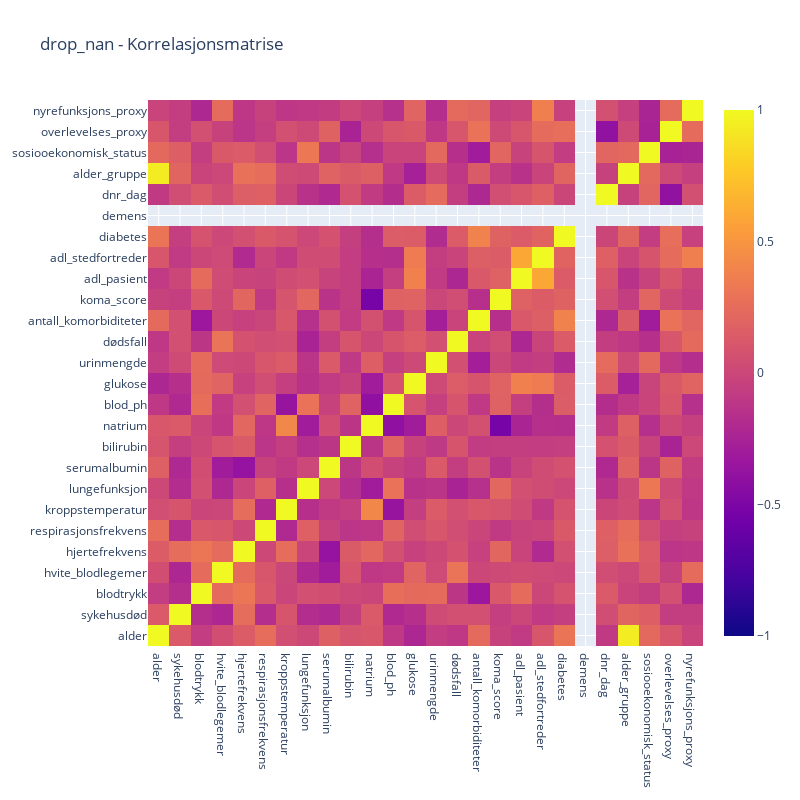
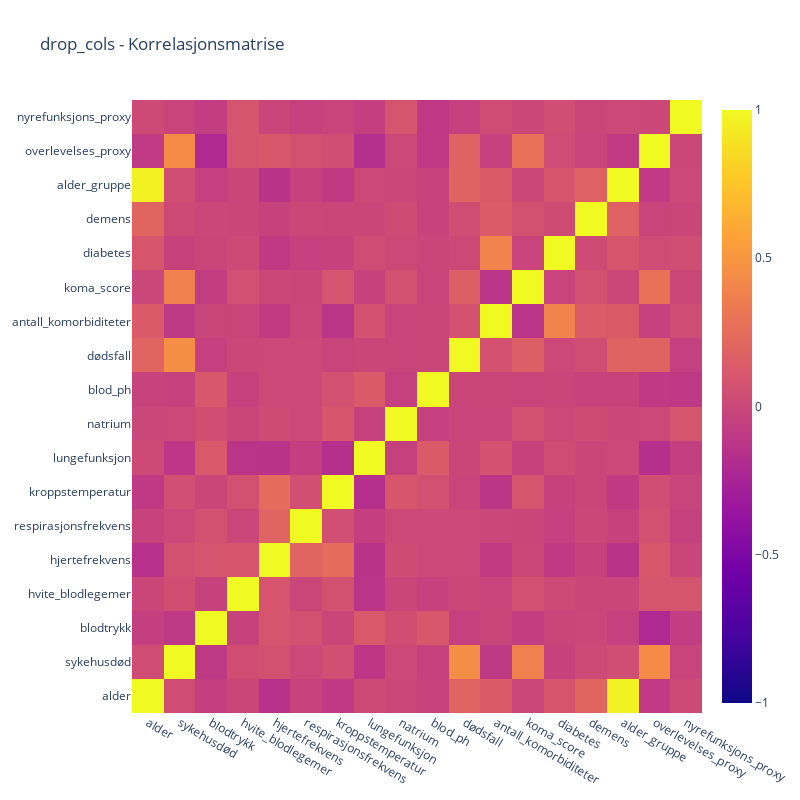
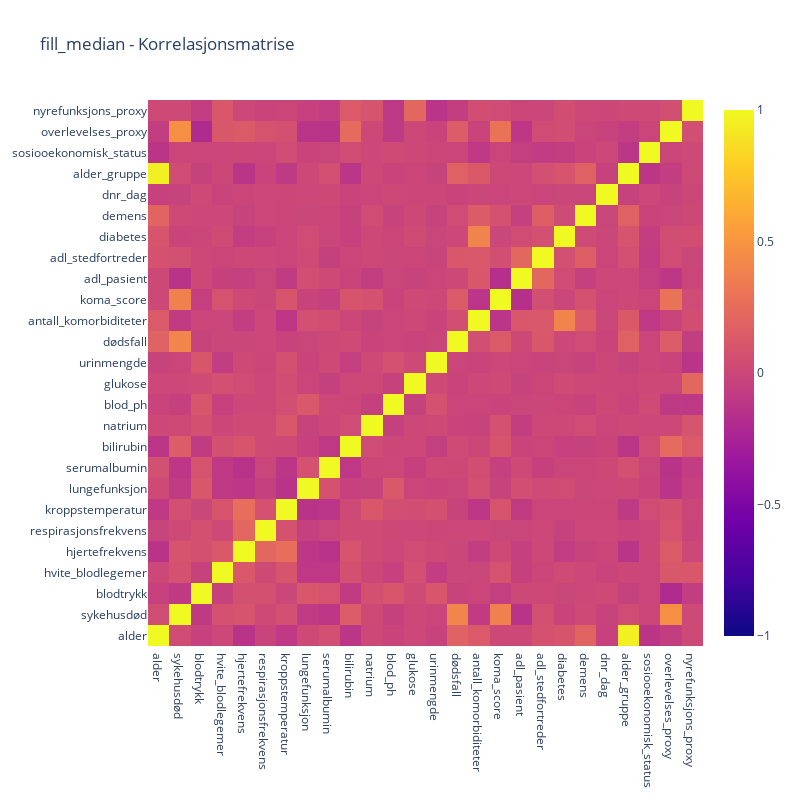
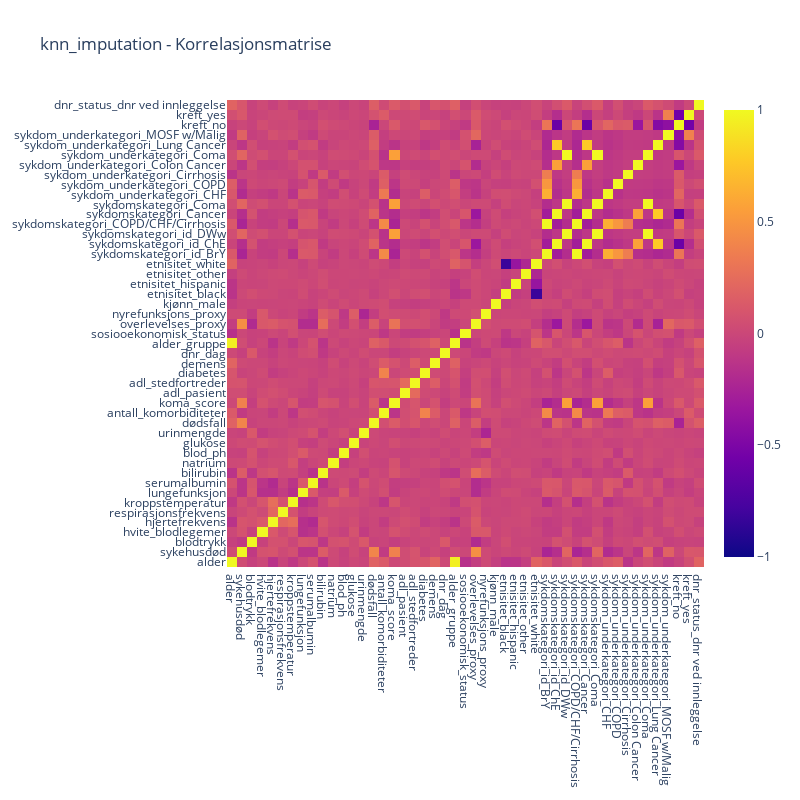

Notebook source saved alongside these figures, in order:
### Markdown cell above
# Evaluere og teste alle modellene

### Code cell
# Hovedsløyfe over strategier
for strategy in strategies:
    # Preprosesserer data
    X_strategy, y_strategy = preprocess_data(strategy, X, y)
    
    # Splitter data inn i trenings-, validerings- og testsett
    X_train, X_val, X_test, y_train, y_val, y_test = split_data(X_strategy, y_strategy)
    
    # Plotter korrelasjonsmatrise
    plot_corr_matrix(X_strategy, strategy)

    # Lager preprocessing pipeline
    preprocessor = create_preprocessor(X_strategy)

    # Trener modeller og evaluerer dem
    best_model_name, best_model_pipeline, best_rmse = train_and_evaluate_models(X_train, y_train, X_val, y_val, models, preprocessor)

    # Evaluerer prediksjoner innenfor 10 enheter fra de faktiske verdiene
    y_val_pred = best_model_pipeline.predict(X_val)
    diff = np.abs(y_val - y_val_pred)
    within_10_diff_percent = np.sum(diff <= 10) / len(y_val) * 100

    # Preprosessering og prediksjon på hele datasettet
    X_strategy, y_strategy = preprocess_data('fill_median', X, y)
    if strategy == 'knn_imputation':
        X_strategy, y_strategy = preprocess_data('knn_imputation', X, y)

    y_full_pred = best_model_pipeline.predict(X_strategy)
    rmse_full = mean_squared_error(y, y_full_pred, squared=False)
    diff_full = np.abs(y - y_full_pred)
    within_10_diff_percent_full = np.sum(diff_full <= 10) / len(y) * 100
    
    # Logger og viser resultater
    log_results(strategy, best_model_name, best_rmse, within_10_diff_percent, rmse_full, within_10_diff_percent_full, results, best_model_pipeline)

### Figure 1 — Plotly figure (JSON) as saved in the notebook; plotly's stock layout.template omitted (floating-point values rounded to 4 significant figures; data arrays with more than 128 entries replaced by an {"elided": "..."} marker saying what was removed)
{"data": [{"type": "heatmap", "x": ["alder", "sykehusdød", "blodtrykk", "hvite_blodlegemer", "hjertefrekvens", "respirasjonsfrekvens", "kroppstemperatur", "lungefunksjon", "serumalbumin", "bilirubin", "natrium", "blod_ph", "glukose", "urinmengde", "dødsfall", "antall_komorbiditeter", "koma_score", "adl_pasient", "adl_stedfortreder", "diabetes", "demens", "dnr_dag", "alder_gruppe", "sosiooekonomisk_status", "overlevelses_proxy", "nyrefunksjons_proxy"], "y": ["alder", "sykehusdød", "blodtrykk", "hvite_blodlegemer", "hjertefrekvens", "respirasjonsfrekvens", "kroppstemperatur", "lungefunksjon", "serumalbumin", "bilirubin", "natrium", "blod_ph", "glukose", "urinmengde", "dødsfall", "antall_komorbiditeter", "koma_score", "adl_pasient", "adl_stedfortreder", "diabetes", "demens", "dnr_dag", "alder_gruppe", "sosiooekonomisk_status", "overlevelses_proxy", "nyrefunksjons_proxy"], "z": {"elided": "26x26 float values"}, "zmax": 1, "zmin": -1}], "layout": {"autosize": false, "height": 800, "title": {"text": "drop_nan - Korrelasjonsmatrise"}, "width": 800, "xaxis": {"nticks": 26}, "yaxis": {"nticks": 26}}}

### Figure 2 — Plotly figure (JSON) as saved in the notebook; plotly's stock layout.template omitted (floating-point values rounded to 4 significant figures; data arrays with more than 128 entries replaced by an {"elided": "..."} marker saying what was removed)
{"data": [{"type": "heatmap", "x": ["alder", "sykehusdød", "blodtrykk", "hvite_blodlegemer", "hjertefrekvens", "respirasjonsfrekvens", "kroppstemperatur", "lungefunksjon", "natrium", "blod_ph", "dødsfall", "antall_komorbiditeter", "koma_score", "diabetes", "demens", "alder_gruppe", "overlevelses_proxy", "nyrefunksjons_proxy"], "y": ["alder", "sykehusdød", "blodtrykk", "hvite_blodlegemer", "hjertefrekvens", "respirasjonsfrekvens", "kroppstemperatur", "lungefunksjon", "natrium", "blod_ph", "dødsfall", "antall_komorbiditeter", "koma_score", "diabetes", "demens", "alder_gruppe", "overlevelses_proxy", "nyrefunksjons_proxy"], "z": {"elided": "18x18 float values"}, "zmax": 1, "zmin": -1}], "layout": {"autosize": false, "height": 800, "title": {"text": "drop_cols - Korrelasjonsmatrise"}, "width": 800, "xaxis": {"nticks": 18}, "yaxis": {"nticks": 18}}}

### Figure 3 — Plotly figure (JSON) as saved in the notebook; plotly's stock layout.template omitted (floating-point values rounded to 4 significant figures; data arrays with more than 128 entries replaced by an {"elided": "..."} marker saying what was removed)
{"data": [{"type": "heatmap", "x": ["alder", "sykehusdød", "blodtrykk", "hvite_blodlegemer", "hjertefrekvens", "respirasjonsfrekvens", "kroppstemperatur", "lungefunksjon", "serumalbumin", "bilirubin", "natrium", "blod_ph", "glukose", "urinmengde", "dødsfall", "antall_komorbiditeter", "koma_score", "adl_pasient", "adl_stedfortreder", "diabetes", "demens", "dnr_dag", "alder_gruppe", "sosiooekonomisk_status", "overlevelses_proxy", "nyrefunksjons_proxy"], "y": ["alder", "sykehusdød", "blodtrykk", "hvite_blodlegemer", "hjertefrekvens", "respirasjonsfrekvens", "kroppstemperatur", "lungefunksjon", "serumalbumin", "bilirubin", "natrium", "blod_ph", "glukose", "urinmengde", "dødsfall", "antall_komorbiditeter", "koma_score", "adl_pasient", "adl_stedfortreder", "diabetes", "demens", "dnr_dag", "alder_gruppe", "sosiooekonomisk_status", "overlevelses_proxy", "nyrefunksjons_proxy"], "z": {"elided": "26x26 float values"}, "zmax": 1, "zmin": -1}], "layout": {"autosize": false, "height": 800, "title": {"text": "fill_median - Korrelasjonsmatrise"}, "width": 800, "xaxis": {"nticks": 26}, "yaxis": {"nticks": 26}}}

### Figure 4 — Plotly figure (JSON) as saved in the notebook; plotly's stock layout.template omitted (floating-point values rounded to 4 significant figures; data arrays with more than 128 entries replaced by an {"elided": "..."} marker saying what was removed)
{"data": [{"type": "heatmap", "x": ["alder", "sykehusdød", "blodtrykk", "hvite_blodlegemer", "hjertefrekvens", "respirasjonsfrekvens", "kroppstemperatur", "lungefunksjon", "serumalbumin", "bilirubin", "natrium", "blod_ph", "glukose", "urinmengde", "dødsfall", "antall_komorbiditeter", "koma_score", "adl_pasient", "adl_stedfortreder", "diabetes", "demens", "dnr_dag", "alder_gruppe", "sosiooekonomisk_status", "overlevelses_proxy", "nyrefunksjons_proxy", "kjønn_male", "etnisitet_black", "etnisitet_hispanic", "etnisitet_other", "etnisitet_white", "sykdomskategori_id_BrY", "sykdomskategori_id_ChE", "sykdomskategori_id_DWw", "sykdomskategori_COPD/CHF/Cirrhosis", "sykdomskategori_Cancer", "sykdomskategori_Coma", "sykdom_underkategori_CHF", "sykdom_underkategori_COPD", "sykdom_underkategori_Cirrhosis", "sykdom_underkategori_Colon Cancer", "sykdom_underkategori_Coma", "sykdom_underkategori_Lung Cancer", "sykdom_underkategori_MOSF w/Malig", "kreft_no", "kreft_yes", "dnr_status_dnr ved innleggelse"], "y": ["alder", "sykehusdød", "blodtrykk", "hvite_blodlegemer", "hjertefrekvens", "respirasjonsfrekvens", "kroppstemperatur", "lungefunksjon", "serumalbumin", "bilirubin", "natrium", "blod_ph", "glukose", "urinmengde", "dødsfall", "antall_komorbiditeter", "koma_score", "adl_pasient", "adl_stedfortreder", "diabetes", "demens", "dnr_dag", "alder_gruppe", "sosiooekonomisk_status", "overlevelses_proxy", "nyrefunksjons_proxy", "kjønn_male", "etnisitet_black", "etnisitet_hispanic", "etnisitet_other", "etnisitet_white", "sykdomskategori_id_BrY", "sykdomskategori_id_ChE", "sykdomskategori_id_DWw", "sykdomskategori_COPD/CHF/Cirrhosis", "sykdomskategori_Cancer", "sykdomskategori_Coma", "sykdom_underkategori_CHF", "sykdom_underkategori_COPD", "sykdom_underkategori_Cirrhosis", "sykdom_underkategori_Colon Cancer", "sykdom_underkategori_Coma", "sykdom_underkategori_Lung Cancer", "sykdom_underkategori_MOSF w/Malig", "kreft_no", "kreft_yes", "dnr_status_dnr ved innleggelse"], "z": {"elided": "47x47 float values"}, "zmax": 1, "zmin": -1}], "layout": {"autosize": false, "height": 800, "title": {"text": "knn_imputation - Korrelasjonsmatrise"}, "width": 800, "xaxis": {"nticks": 47}, "yaxis": {"nticks": 47}}}
